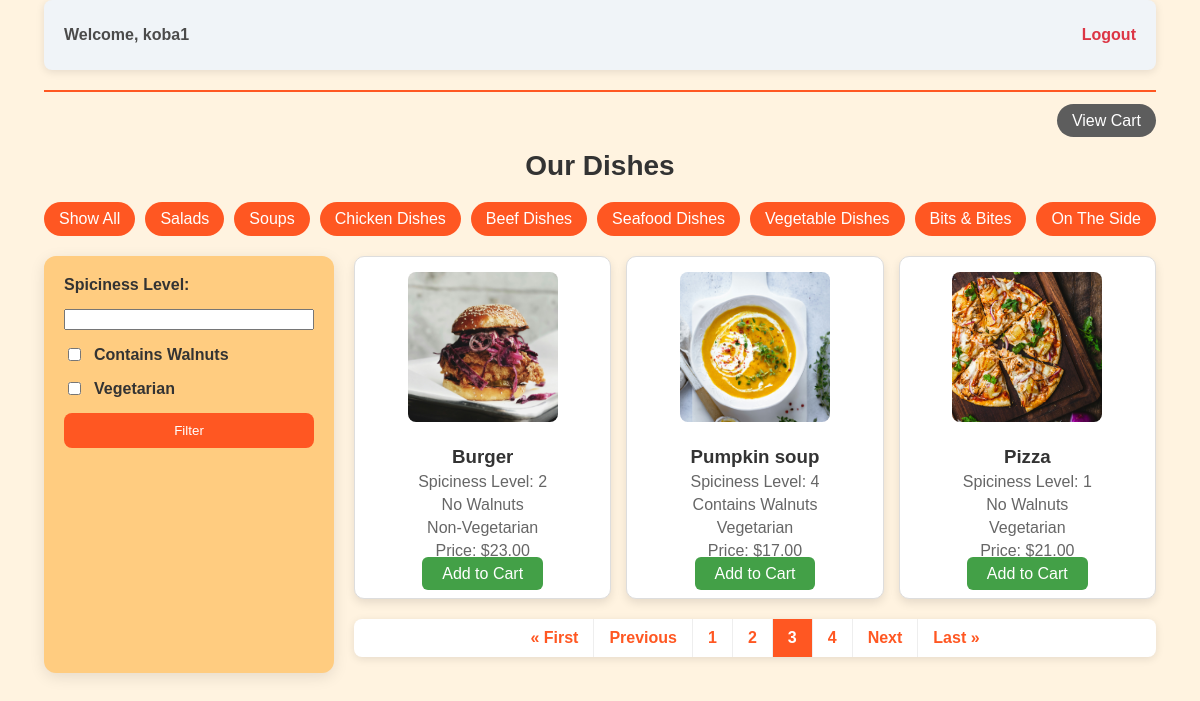
/?page=3 (signed in), run on the app's committed database.
### restaurant/models.py (models this page shows, shortened)
class Dish(models.Model):
    name = models.CharField(max_length=100)
    image = models.ImageField(upload_to='dishes/')
    category = models.CharField(max_length=50, choices=CATEGORY_CHOICES)
    spiciness_level = models.IntegerField(choices=[(i, str(i)) for i in range(5)])
    has_walnuts = models.BooleanField(default=False)
    is_vegetarian = models.BooleanField(default=False)
    price = models.DecimalField(max_digits=6, decimal_places=2)

### restaurant/views.py (the view)
# urls.py: path('', views.dish_list, name='dish_list'),
@login_required
def dish_list(request):
    categories = request.GET.getlist('category')
    spiciness = request.GET.get('spiciness')
    has_walnuts = request.GET.get('has_walnuts') == 'on'
    is_vegetarian = request.GET.get('is_vegetarian') == 'on'
    dishes = Dish.objects.all()
    if not categories or 'all' in categories:
        pass
    else:
        dishes = dishes.filter(category__in=categories)
    if spiciness:
        dishes = dishes.filter(spiciness_level=int(spiciness))
    if has_walnuts:
        dishes = dishes.filter(has_walnuts=True)
    if is_vegetarian:
        dishes = dishes.filter(is_vegetarian=True)
    paginator = Paginator(dishes, 3)  # თითოეულ გვერდზე რამდენი ელემენტი გვაქვს
    page_number = request.GET.get('page')   # გვერდის კონკრეტული ნომერი
    page_obj = paginator.get_page(page_number)  # კონკრეტული გვერდის ჩატვირთვა
    context = {
      'dishes': page_obj
  }
    return render(request, 'restaurant/dish_list.html', context)

### restaurant/templates/restaurant/dish_list.html (shortened to what this page needs)
{% extends 'base.html' %}
{% block content %}
<div class="auth-section">
    {% if request.user.is_authenticated %}
        <p class="user-info">Welcome, {{ request.user }}</p>
        <p><a href="{% url 'logout' %}" class="auth-link logout">Logout</a></p>
    {% else %}
        <p><a href="{% url 'login' %}" class="auth-link login">Login</a></p>
    {% endif %}
</div>
<hr class="divider">
<p class="cart-link">
    <a href="{% url 'cart_view' %}" class="btn btn-cart">View Cart</a>
</p>
<h1 class="page-title">Our Dishes</h1>
<div class="categories">
    <a href="?category=all" class="category-btn">Show All</a>
    <a href="?category=Salads" class="category-btn">Salads</a>
    <a href="?category=Soups" class="category-btn">Soups</a>
    <a href="?category=Chicken-Dishes" class="category-btn">Chicken Dishes</a>
    <a href="?category=Beef-Dishes" class="category-btn">Beef Dishes</a>
    <a href="?category=Seafood-Dishes" class="category-btn">Seafood Dishes</a>
    <a href="?category=Vegetable-Dishes" class="category-btn">Vegetable Dishes</a>
    <a href="?category=Bits&Bites" class="category-btn">Bits & Bites</a>
    <a href="?category=On-The-Side" class="category-btn">On The Side</a>
</div>
<div class="content-container">
    <aside class="sidebar">
        <form method="GET">
            <label>Spiciness Level:</label>
            <input type="number" name="spiciness" min="0" max="4">
            <label>
                <input type="checkbox" name="has_walnuts"> Contains Walnuts
            </label>
            <label>
                <input type="checkbox" name="is_vegetarian"> Vegetarian
            </label>
            <button type="submit">Filter</button>
        </form>
    </aside>
    <main class="main-content">
        <div class="dishes">
            {% for dish in dishes %}
            <div class="dish-card">
                <img src="{{ dish.image.url }}" alt="{{ dish.name }}">
                <h3>{{ dish.name }}</h3>
                <p>Spiciness Level: {{ dish.spiciness_level }}</p>
                <p>{% if dish.has_walnuts %} Contains Walnuts {% else %} No Walnuts {% endif %}</p>
                <p>{% if dish.is_vegetarian %} Vegetarian {% else %} Non-Vegetarian {% endif %}</p>
                <p>Price: ${{ dish.price }}</p>
                <a href="{% url 'add_to_cart' dish.id %}" class="btn">Add to Cart</a>
            </div>
            {% empty %}
            <p>No dishes found matching your criteria.</p>
            {% endfor %}
        </div>
        {% include "includes/paginations.html" with dishes=dishes %}
    </main>
</div>
{% endblock %}

### restaurant/static/css/style.css (style rules this page uses)
body { background-color: #fff3e0; display: flex; height: 100vh; justify-content: center; margin: 0; font-family: Arial, sans-serif; }
h1 { text-align: center; color: #d84315; margin-bottom: 20px; }
.content-container { display: flex; gap: 20px; }
.sidebar { background-color: #ffcc80; padding: 20px; border-radius: 12px; box-shadow: 0 4px 15px rgba(0, 0, 0, 0.1); width: 100%; max-width: 250px; }
.sidebar form { display: flex; flex-direction: column; gap: 15px; }
.sidebar label { font-weight: 600; color: #333; display: flex; align-items: center; gap: 10px; }
.sidebar input[type="number"], .sidebar input[type="checkbox"] { cursor: pointer; }
.sidebar button { background-color: #ff5722; color: #fff; border: none; border-radius: 8px; padding: 10px; cursor: pointer; transition: background 0.3s; }
.main-content { width: 100%; }
.categories { display: flex; gap: 10px; flex-wrap: wrap; margin-bottom: 20px; justify-content: center; }
.category-btn { background-color: #ff5722; color: #fff; padding: 8px 15px; border-radius: 20px; text-decoration: none; transition: background 0.3s; }
.dishes { display: grid; grid-template-columns: repeat(auto-fill, minmax(250px, 1fr)); gap: 15px; }
.dish-card { border: 1px solid #ddd; border-radius: 10px; padding: 15px; text-align: center; background-color: #ffffff; box-shadow: 0 4px 10px rgba(0, 0, 0, 0.1); transition: transform 0.3s; }
.dish-card img { width: 150px; height: 150px; object-fit: cover; border-radius: 8px; margin-bottom: 10px; }
.dish-card h3 { color: #333; margin: 10px 0 5px; }
.dish-card p { color: #666; margin: 5px 0; }
.btn { background-color: #43a047; color: #ffffff; padding: 8px 20px; border-radius: 6px; text-decoration: none; margin-top: 10px; }
.auth-section { display: flex; justify-content: space-between; align-items: center; background-color: #f0f4f8; padding: 10px 20px; border-radius: 8px; box-shadow: 0 2px 8px rgba(0, 0, 0, 0.1); margin-bottom: 20px; }
.user-info { font-weight: bold; color: #4b4b4b; }
.auth-link { text-decoration: none; font-weight: bold; }
.auth-link.logout { color: #dc3545; }
.divider { border: none; height: 2px; background-color: #ff5722; margin: 20px 0; }
.cart-link { text-align: right; margin-bottom: 20px; }
.btn-cart { background-color: #5d5d5d; color: #fff; padding: 8px 15px; border-radius: 20px; text-decoration: none; transition: background 0.3s; }
.page-title { text-align: center; color: #333; margin-bottom: 20px; font-size: 28px; }

### data on the page
Dish: image (picture), name "Burger", spiciness_level "2", has_walnuts "No Walnuts", is_vegetarian "Non-Vegetarian", price "23.00"
Dish: image (picture), name "Pumpkin soup", spiciness_level "4", has_walnuts "Contains Walnuts", is_vegetarian "Vegetarian", price "17.00"
Dish: image (picture), name "Pizza", spiciness_level "1", has_walnuts "No Walnuts", is_vegetarian "Vegetarian", price "21.00"

### other printed values
{{ request.user }} "koba1"
{{ num }} "1" "2" "4"
{{ num }} "3"
